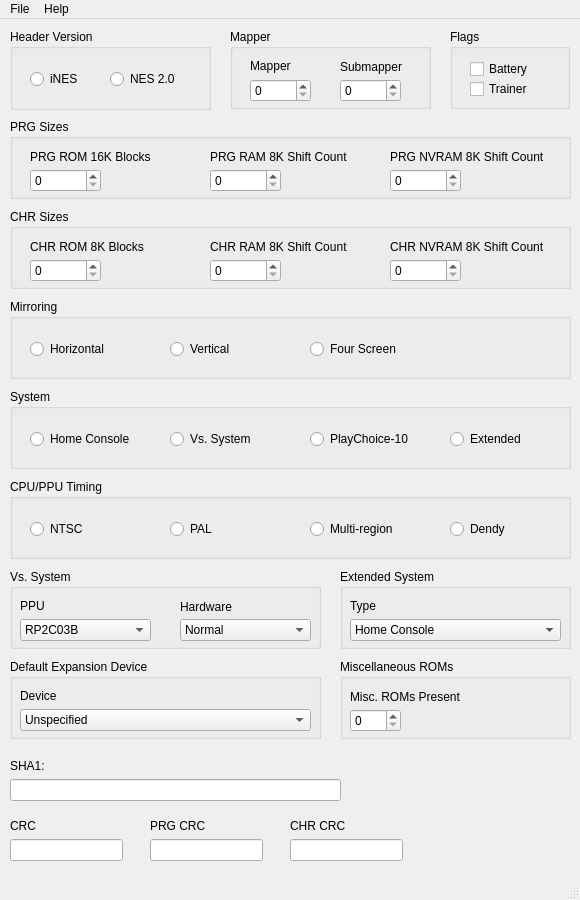
<?xml version="1.0" encoding="UTF-8"?>
<ui version="4.0">
 <class>MainWindow</class>
 <widget class="QMainWindow" name="MainWindow">
  <property name="geometry">
   <rect>
    <x>0</x>
    <y>0</y>
    <width>580</width>
    <height>900</height>
   </rect>
  </property>
  <property name="windowTitle">
   <string>Cirugía</string>
  </property>
  <widget class="QWidget" name="centralwidget">
   <widget class="QGroupBox" name="groupBoxHeader">
    <property name="geometry">
     <rect>
      <x>10</x>
      <y>10</y>
      <width>201</width>
      <height>81</height>
     </rect>
    </property>
    <property name="title">
     <string>Header Version</string>
    </property>
    <widget class="QRadioButton" name="radioButtonINES">
     <property name="geometry">
      <rect>
       <x>20</x>
       <y>40</y>
       <width>81</width>
       <height>20</height>
      </rect>
     </property>
     <property name="text">
      <string>iNES</string>
     </property>
    </widget>
    <widget class="QRadioButton" name="radioButtonNES2">
     <property name="geometry">
      <rect>
       <x>100</x>
       <y>40</y>
       <width>81</width>
       <height>20</height>
      </rect>
     </property>
     <property name="text">
      <string>NES 2.0</string>
     </property>
    </widget>
   </widget>
   <widget class="QGroupBox" name="groupBoxMapper">
    <property name="geometry">
     <rect>
      <x>230</x>
      <y>10</y>
      <width>201</width>
      <height>80</height>
     </rect>
    </property>
    <property name="title">
     <string>Mapper</string>
    </property>
    <widget class="QSpinBox" name="spinMapper">
     <property name="geometry">
      <rect>
       <x>20</x>
       <y>50</y>
       <width>61</width>
       <height>23</height>
      </rect>
     </property>
     <property name="toolTip">
      <string extracomment="0 - 4095 for NES 2.0, 0 - 255 for iNES"/>
     </property>
     <property name="maximum">
      <number>4095</number>
     </property>
    </widget>
    <widget class="QLabel" name="labelMapper">
     <property name="geometry">
      <rect>
       <x>20</x>
       <y>30</y>
       <width>57</width>
       <height>14</height>
      </rect>
     </property>
     <property name="text">
      <string>Mapper</string>
     </property>
    </widget>
    <widget class="QLabel" name="labelSubmapper">
     <property name="geometry">
      <rect>
       <x>110</x>
       <y>30</y>
       <width>81</width>
       <height>16</height>
      </rect>
     </property>
     <property name="text">
      <string>Submapper</string>
     </property>
    </widget>
    <widget class="QSpinBox" name="spinSubmapper">
     <property name="geometry">
      <rect>
       <x>110</x>
       <y>50</y>
       <width>61</width>
       <height>23</height>
      </rect>
     </property>
     <property name="toolTip">
      <string extracomment="0 - 15"/>
     </property>
     <property name="maximum">
      <number>15</number>
     </property>
    </widget>
   </widget>
   <widget class="QGroupBox" name="groupBoxPRG">
    <property name="geometry">
     <rect>
      <x>10</x>
      <y>100</y>
      <width>561</width>
      <height>80</height>
     </rect>
    </property>
    <property name="title">
     <string>PRG Sizes</string>
    </property>
    <widget class="QLabel" name="labelPRGROM">
     <property name="geometry">
      <rect>
       <x>20</x>
       <y>30</y>
       <width>131</width>
       <height>16</height>
      </rect>
     </property>
     <property name="text">
      <string>PRG ROM 16K Blocks</string>
     </property>
    </widget>
    <widget class="QLabel" name="labelPRGRAM">
     <property name="geometry">
      <rect>
       <x>200</x>
       <y>30</y>
       <width>151</width>
       <height>16</height>
      </rect>
     </property>
     <property name="text">
      <string>PRG RAM 8K Shift Count</string>
     </property>
    </widget>
    <widget class="QLabel" name="labelPRGNVRAM">
     <property name="geometry">
      <rect>
       <x>380</x>
       <y>30</y>
       <width>171</width>
       <height>16</height>
      </rect>
     </property>
     <property name="text">
      <string>PRG NVRAM 8K Shift Count</string>
     </property>
    </widget>
    <widget class="QSpinBox" name="spinPRGROM">
     <property name="geometry">
      <rect>
       <x>20</x>
       <y>50</y>
       <width>71</width>
       <height>23</height>
      </rect>
     </property>
     <property name="maximum">
      <number>4095</number>
     </property>
     <property name="singleStep">
      <number>1</number>
     </property>
    </widget>
    <widget class="QSpinBox" name="spinPRGRAM">
     <property name="geometry">
      <rect>
       <x>200</x>
       <y>50</y>
       <width>71</width>
       <height>23</height>
      </rect>
     </property>
     <property name="maximum">
      <number>14</number>
     </property>
     <property name="singleStep">
      <number>1</number>
     </property>
    </widget>
    <widget class="QSpinBox" name="spinPRGNVRAM">
     <property name="geometry">
      <rect>
       <x>380</x>
       <y>50</y>
       <width>71</width>
       <height>23</height>
      </rect>
     </property>
     <property name="maximum">
      <number>14</number>
     </property>
     <property name="singleStep">
      <number>1</number>
     </property>
    </widget>
   </widget>
   <widget class="QGroupBox" name="groupBoxCHR">
    <property name="geometry">
     <rect>
      <x>10</x>
      <y>190</y>
      <width>561</width>
      <height>80</height>
     </rect>
    </property>
    <property name="title">
     <string>CHR Sizes</string>
    </property>
    <widget class="QLabel" name="labelCHRROM">
     <property name="geometry">
      <rect>
       <x>20</x>
       <y>30</y>
       <width>131</width>
       <height>16</height>
      </rect>
     </property>
     <property name="text">
      <string>CHR ROM 8K Blocks</string>
     </property>
    </widget>
    <widget class="QLabel" name="labelCHRRAM">
     <property name="geometry">
      <rect>
       <x>200</x>
       <y>30</y>
       <width>151</width>
       <height>16</height>
      </rect>
     </property>
     <property name="text">
      <string>CHR RAM 8K Shift Count</string>
     </property>
    </widget>
    <widget class="QLabel" name="labelCHRNVRAM">
     <property name="geometry">
      <rect>
       <x>380</x>
       <y>30</y>
       <width>171</width>
       <height>16</height>
      </rect>
     </property>
     <property name="text">
      <string>CHR NVRAM 8K Shift Count</string>
     </property>
    </widget>
    <widget class="QSpinBox" name="spinCHRROM">
     <property name="geometry">
      <rect>
       <x>20</x>
       <y>50</y>
       <width>71</width>
       <height>23</height>
      </rect>
     </property>
     <property name="maximum">
      <number>4095</number>
     </property>
     <property name="singleStep">
      <number>1</number>
     </property>
    </widget>
    <widget class="QSpinBox" name="spinCHRRAM">
     <property name="geometry">
      <rect>
       <x>200</x>
       <y>50</y>
       <width>71</width>
       <height>23</height>
      </rect>
     </property>
     <property name="maximum">
      <number>14</number>
     </property>
     <property name="singleStep">
      <number>1</number>
     </property>
    </widget>
    <widget class="QSpinBox" name="spinCHRNVRAM">
     <property name="geometry">
      <rect>
       <x>380</x>
       <y>50</y>
       <width>71</width>
       <height>23</height>
      </rect>
     </property>
     <property name="maximum">
      <number>14</number>
     </property>
     <property name="singleStep">
      <number>1</number>
     </property>
    </widget>
   </widget>
   <widget class="QGroupBox" name="groupBoxMirroring">
    <property name="geometry">
     <rect>
      <x>10</x>
      <y>280</y>
      <width>561</width>
      <height>80</height>
     </rect>
    </property>
    <property name="title">
     <string>Mirroring</string>
    </property>
    <widget class="QRadioButton" name="radioButtonH">
     <property name="geometry">
      <rect>
       <x>20</x>
       <y>40</y>
       <width>99</width>
       <height>20</height>
      </rect>
     </property>
     <property name="text">
      <string>Horizontal</string>
     </property>
    </widget>
    <widget class="QRadioButton" name="radioButtonV">
     <property name="geometry">
      <rect>
       <x>160</x>
       <y>40</y>
       <width>99</width>
       <height>20</height>
      </rect>
     </property>
     <property name="text">
      <string>Vertical</string>
     </property>
    </widget>
    <widget class="QRadioButton" name="radioButton4">
     <property name="geometry">
      <rect>
       <x>300</x>
       <y>40</y>
       <width>99</width>
       <height>20</height>
      </rect>
     </property>
     <property name="text">
      <string>Four Screen</string>
     </property>
    </widget>
   </widget>
   <widget class="QGroupBox" name="groupBoxSystem">
    <property name="geometry">
     <rect>
      <x>10</x>
      <y>370</y>
      <width>561</width>
      <height>80</height>
     </rect>
    </property>
    <property name="title">
     <string>System</string>
    </property>
    <widget class="QRadioButton" name="radioButtonConsole">
     <property name="geometry">
      <rect>
       <x>20</x>
       <y>40</y>
       <width>121</width>
       <height>20</height>
      </rect>
     </property>
     <property name="text">
      <string>Home Console</string>
     </property>
    </widget>
    <widget class="QRadioButton" name="radioButtonVS">
     <property name="geometry">
      <rect>
       <x>160</x>
       <y>40</y>
       <width>111</width>
       <height>20</height>
      </rect>
     </property>
     <property name="text">
      <string>Vs. System</string>
     </property>
    </widget>
    <widget class="QRadioButton" name="radioButtonPC10">
     <property name="geometry">
      <rect>
       <x>300</x>
       <y>40</y>
       <width>121</width>
       <height>20</height>
      </rect>
     </property>
     <property name="text">
      <string>PlayChoice-10</string>
     </property>
    </widget>
    <widget class="QRadioButton" name="radioButtonExtsys">
     <property name="geometry">
      <rect>
       <x>440</x>
       <y>40</y>
       <width>111</width>
       <height>20</height>
      </rect>
     </property>
     <property name="text">
      <string>Extended</string>
     </property>
    </widget>
   </widget>
   <widget class="QGroupBox" name="groupBoxTiming">
    <property name="geometry">
     <rect>
      <x>10</x>
      <y>460</y>
      <width>561</width>
      <height>80</height>
     </rect>
    </property>
    <property name="title">
     <string>CPU/PPU Timing</string>
    </property>
    <widget class="QRadioButton" name="radioButtonNTSC">
     <property name="geometry">
      <rect>
       <x>20</x>
       <y>40</y>
       <width>99</width>
       <height>20</height>
      </rect>
     </property>
     <property name="text">
      <string>NTSC</string>
     </property>
    </widget>
    <widget class="QRadioButton" name="radioButtonPAL">
     <property name="geometry">
      <rect>
       <x>160</x>
       <y>40</y>
       <width>99</width>
       <height>20</height>
      </rect>
     </property>
     <property name="text">
      <string>PAL</string>
     </property>
    </widget>
    <widget class="QRadioButton" name="radioButtonMulti">
     <property name="geometry">
      <rect>
       <x>300</x>
       <y>40</y>
       <width>99</width>
       <height>20</height>
      </rect>
     </property>
     <property name="text">
      <string>Multi-region</string>
     </property>
    </widget>
    <widget class="QRadioButton" name="radioButtonDendy">
     <property name="geometry">
      <rect>
       <x>440</x>
       <y>40</y>
       <width>99</width>
       <height>20</height>
      </rect>
     </property>
     <property name="text">
      <string>Dendy</string>
     </property>
    </widget>
   </widget>
   <widget class="QGroupBox" name="groupBoxVSSystem">
    <property name="geometry">
     <rect>
      <x>10</x>
      <y>550</y>
      <width>311</width>
      <height>80</height>
     </rect>
    </property>
    <property name="title">
     <string>Vs. System</string>
    </property>
    <widget class="QLabel" name="labelVSPPU">
     <property name="geometry">
      <rect>
       <x>10</x>
       <y>30</y>
       <width>57</width>
       <height>14</height>
      </rect>
     </property>
     <property name="text">
      <string>PPU</string>
     </property>
    </widget>
    <widget class="QComboBox" name="comboBoxVSPPU">
     <property name="geometry">
      <rect>
       <x>10</x>
       <y>50</y>
       <width>131</width>
       <height>22</height>
      </rect>
     </property>
     <item>
      <property name="text">
       <string>RP2C03B</string>
      </property>
     </item>
     <item>
      <property name="text">
       <string>RP2C03G</string>
      </property>
     </item>
     <item>
      <property name="text">
       <string>RP2C04-0001</string>
      </property>
     </item>
     <item>
      <property name="text">
       <string>RP2C04-0002</string>
      </property>
     </item>
     <item>
      <property name="text">
       <string>RP2C04-0003</string>
      </property>
     </item>
     <item>
      <property name="text">
       <string>RP2C04-0004</string>
      </property>
     </item>
     <item>
      <property name="text">
       <string>RC2C03B</string>
      </property>
     </item>
     <item>
      <property name="text">
       <string>RC2C03C</string>
      </property>
     </item>
     <item>
      <property name="text">
       <string>RC2C05-01</string>
      </property>
     </item>
     <item>
      <property name="text">
       <string>RC2C05-02</string>
      </property>
     </item>
     <item>
      <property name="text">
       <string>RC2C05-03</string>
      </property>
     </item>
     <item>
      <property name="text">
       <string>RC2C05-04</string>
      </property>
     </item>
     <item>
      <property name="text">
       <string>RC2C05-05</string>
      </property>
     </item>
    </widget>
    <widget class="QLabel" name="labelVSHardware">
     <property name="geometry">
      <rect>
       <x>170</x>
       <y>30</y>
       <width>61</width>
       <height>16</height>
      </rect>
     </property>
     <property name="text">
      <string>Hardware</string>
     </property>
    </widget>
    <widget class="QComboBox" name="comboBoxVSHardware">
     <property name="geometry">
      <rect>
       <x>170</x>
       <y>50</y>
       <width>131</width>
       <height>22</height>
      </rect>
     </property>
     <item>
      <property name="text">
       <string>Normal</string>
      </property>
     </item>
     <item>
      <property name="text">
       <string>RBI Baseball</string>
      </property>
     </item>
     <item>
      <property name="text">
       <string>TKO Boxing</string>
      </property>
     </item>
     <item>
      <property name="text">
       <string>Super Xevious</string>
      </property>
     </item>
     <item>
      <property name="text">
       <string>Vs. Ice Climber</string>
      </property>
     </item>
     <item>
      <property name="text">
       <string>Dual System</string>
      </property>
     </item>
     <item>
      <property name="text">
       <string>Raid on Bungeling Bay</string>
      </property>
     </item>
    </widget>
   </widget>
   <widget class="QGroupBox" name="groupBoxFlags">
    <property name="geometry">
     <rect>
      <x>450</x>
      <y>10</y>
      <width>120</width>
      <height>80</height>
     </rect>
    </property>
    <property name="title">
     <string>Flags</string>
    </property>
    <widget class="QCheckBox" name="checkTrainer">
     <property name="geometry">
      <rect>
       <x>20</x>
       <y>50</y>
       <width>85</width>
       <height>20</height>
      </rect>
     </property>
     <property name="text">
      <string>Trainer</string>
     </property>
    </widget>
    <widget class="QCheckBox" name="checkBattery">
     <property name="geometry">
      <rect>
       <x>20</x>
       <y>30</y>
       <width>85</width>
       <height>20</height>
      </rect>
     </property>
     <property name="text">
      <string>Battery</string>
     </property>
    </widget>
   </widget>
   <widget class="QGroupBox" name="groupBoxExtsys">
    <property name="geometry">
     <rect>
      <x>340</x>
      <y>550</y>
      <width>231</width>
      <height>80</height>
     </rect>
    </property>
    <property name="title">
     <string>Extended System</string>
    </property>
    <widget class="QLabel" name="labelExtsysType">
     <property name="geometry">
      <rect>
       <x>10</x>
       <y>30</y>
       <width>57</width>
       <height>14</height>
      </rect>
     </property>
     <property name="text">
      <string>Type</string>
     </property>
    </widget>
    <widget class="QComboBox" name="comboBoxExtsys">
     <property name="geometry">
      <rect>
       <x>10</x>
       <y>50</y>
       <width>211</width>
       <height>22</height>
      </rect>
     </property>
     <item>
      <property name="text">
       <string>Home Console</string>
      </property>
     </item>
     <item>
      <property name="text">
       <string>Vs. System</string>
      </property>
     </item>
     <item>
      <property name="text">
       <string>PlayChoice-10</string>
      </property>
     </item>
     <item>
      <property name="text">
       <string>Famiclone with Decimal Mode</string>
      </property>
     </item>
     <item>
      <property name="text">
       <string>Home Console with EPSM or plug-through cartridge</string>
      </property>
     </item>
     <item>
      <property name="text">
       <string>VT01 with red/cyan STN palette</string>
      </property>
     </item>
     <item>
      <property name="text">
       <string>VT02</string>
      </property>
     </item>
     <item>
      <property name="text">
       <string>VT03</string>
      </property>
     </item>
     <item>
      <property name="text">
       <string>VT09</string>
      </property>
     </item>
     <item>
      <property name="text">
       <string>VT32</string>
      </property>
     </item>
     <item>
      <property name="text">
       <string>VT369</string>
      </property>
     </item>
     <item>
      <property name="text">
       <string>UMC UM6578</string>
      </property>
     </item>
     <item>
      <property name="text">
       <string>Famicom Network System</string>
      </property>
     </item>
    </widget>
   </widget>
   <widget class="QGroupBox" name="groupBox">
    <property name="geometry">
     <rect>
      <x>10</x>
      <y>640</y>
      <width>311</width>
      <height>80</height>
     </rect>
    </property>
    <property name="title">
     <string>Default Expansion Device</string>
    </property>
    <widget class="QLabel" name="labelExpdev">
     <property name="geometry">
      <rect>
       <x>10</x>
       <y>30</y>
       <width>57</width>
       <height>14</height>
      </rect>
     </property>
     <property name="text">
      <string>Device</string>
     </property>
    </widget>
    <widget class="QComboBox" name="comboBoxExpdev">
     <property name="geometry">
      <rect>
       <x>10</x>
       <y>50</y>
       <width>291</width>
       <height>22</height>
      </rect>
     </property>
     <item>
      <property name="text">
       <string>Unspecified</string>
      </property>
     </item>
     <item>
      <property name="text">
       <string>Standard NES/Famicom controllers</string>
      </property>
     </item>
     <item>
      <property name="text">
       <string>NES Four Score/Satellite</string>
      </property>
     </item>
     <item>
      <property name="text">
       <string>Famicom Four Player Adapter</string>
      </property>
     </item>
     <item>
      <property name="text">
       <string>Vs. System (1P via $4016)</string>
      </property>
     </item>
     <item>
      <property name="text">
       <string>Vs. System (1P via $4017)</string>
      </property>
     </item>
     <item>
      <property name="text">
       <string>Reserved</string>
      </property>
     </item>
     <item>
      <property name="text">
       <string>Vs. Zapper</string>
      </property>
     </item>
     <item>
      <property name="text">
       <string>Zapper ($4017)</string>
      </property>
     </item>
     <item>
      <property name="text">
       <string>Two Zappers</string>
      </property>
     </item>
     <item>
      <property name="text">
       <string>Bandai Hyper Shot Lightgun</string>
      </property>
     </item>
     <item>
      <property name="text">
       <string>Power Pad Side A</string>
      </property>
     </item>
     <item>
      <property name="text">
       <string>Power Pad Side B</string>
      </property>
     </item>
     <item>
      <property name="text">
       <string>Family Trainer Side A</string>
      </property>
     </item>
     <item>
      <property name="text">
       <string>Family Trainer Side B</string>
      </property>
     </item>
     <item>
      <property name="text">
       <string>Arkanoid Vaus Controller (NES)</string>
      </property>
     </item>
     <item>
      <property name="text">
       <string>Arkanoid Vaus Controller (Famicom)</string>
      </property>
     </item>
     <item>
      <property name="text">
       <string>Two Vaus Controllers plus Famicom Data Recorder</string>
      </property>
     </item>
     <item>
      <property name="text">
       <string>Konami Hyper Shot Controller</string>
      </property>
     </item>
     <item>
      <property name="text">
       <string>Coconuts Pachinko Controller</string>
      </property>
     </item>
     <item>
      <property name="text">
       <string>Exciting Boxing Punching Bag (Blowup Doll)</string>
      </property>
     </item>
     <item>
      <property name="text">
       <string>Jissen Mahjong Controller</string>
      </property>
     </item>
     <item>
      <property name="text">
       <string>Party Tap</string>
      </property>
     </item>
     <item>
      <property name="text">
       <string>Oeka Kids Tablet</string>
      </property>
     </item>
     <item>
      <property name="text">
       <string>Sunsoft Barcode Battler</string>
      </property>
     </item>
     <item>
      <property name="text">
       <string>Miracle Piano Keyboard</string>
      </property>
     </item>
     <item>
      <property name="text">
       <string>Pokkun Moguraa</string>
      </property>
     </item>
     <item>
      <property name="text">
       <string>Top Rider</string>
      </property>
     </item>
     <item>
      <property name="text">
       <string>Double-Fisted</string>
      </property>
     </item>
     <item>
      <property name="text">
       <string>Famicom 3D System</string>
      </property>
     </item>
     <item>
      <property name="text">
       <string>Doremikko Keyboard</string>
      </property>
     </item>
     <item>
      <property name="text">
       <string>R.O.B. Gyro Set</string>
      </property>
     </item>
     <item>
      <property name="text">
       <string>Famicom Data Recorder (don't emulate keyboard)</string>
      </property>
     </item>
     <item>
      <property name="text">
       <string>ASCII Turbo File</string>
      </property>
     </item>
     <item>
      <property name="text">
       <string>IGS Storage Battle Box</string>
      </property>
     </item>
     <item>
      <property name="text">
       <string>Family BASIC Keyboard plus Famicom Data Recorder</string>
      </property>
     </item>
     <item>
      <property name="text">
       <string>Dongda PEC-586 Keyboard</string>
      </property>
     </item>
     <item>
      <property name="text">
       <string>Bit Corp. Bit-79 Keyboard</string>
      </property>
     </item>
     <item>
      <property name="text">
       <string>Subor Keyboard</string>
      </property>
     </item>
     <item>
      <property name="text">
       <string>Subor Keyboard plus mouse (3x8-bit protocol)</string>
      </property>
     </item>
     <item>
      <property name="text">
       <string>Subor Keyboard plus mouse (24-bit protocol)</string>
      </property>
     </item>
     <item>
      <property name="text">
       <string>SNES Mouse ($4017.d0)</string>
      </property>
     </item>
     <item>
      <property name="text">
       <string>Multicart</string>
      </property>
     </item>
     <item>
      <property name="text">
       <string>Two SNES controllers</string>
      </property>
     </item>
     <item>
      <property name="text">
       <string>RacerMate Bicycle</string>
      </property>
     </item>
     <item>
      <property name="text">
       <string>U-Force</string>
      </property>
     </item>
     <item>
      <property name="text">
       <string>R.O.B. Stack-Up</string>
      </property>
     </item>
     <item>
      <property name="text">
       <string>City Patrolman Lightgun</string>
      </property>
     </item>
     <item>
      <property name="text">
       <string>Sharp C1 Cassette Interface</string>
      </property>
     </item>
     <item>
      <property name="text">
       <string>Standard Controller with swapped Left-Right/Up-Down/B-A</string>
      </property>
     </item>
     <item>
      <property name="text">
       <string>Excalibor Sudoku Pad</string>
      </property>
     </item>
     <item>
      <property name="text">
       <string>ABL Pinball</string>
      </property>
     </item>
     <item>
      <property name="text">
       <string>Golden Nugget Casino extra buttons</string>
      </property>
     </item>
    </widget>
   </widget>
   <widget class="QGroupBox" name="groupBoxMiscROMs">
    <property name="geometry">
     <rect>
      <x>340</x>
      <y>640</y>
      <width>231</width>
      <height>80</height>
     </rect>
    </property>
    <property name="title">
     <string>Miscellaneous ROMs</string>
    </property>
    <widget class="QLabel" name="labelMiscROMs">
     <property name="geometry">
      <rect>
       <x>10</x>
       <y>30</y>
       <width>131</width>
       <height>16</height>
      </rect>
     </property>
     <property name="text">
      <string>Misc. ROMs Present</string>
     </property>
    </widget>
    <widget class="QSpinBox" name="spinMiscROMs">
     <property name="geometry">
      <rect>
       <x>10</x>
       <y>50</y>
       <width>51</width>
       <height>23</height>
      </rect>
     </property>
     <property name="maximum">
      <number>3</number>
     </property>
    </widget>
   </widget>
   <widget class="QLineEdit" name="lineEditSHA1">
    <property name="geometry">
     <rect>
      <x>10</x>
      <y>760</y>
      <width>331</width>
      <height>22</height>
     </rect>
    </property>
    <property name="readOnly">
     <bool>true</bool>
    </property>
    <property name="placeholderText">
     <string/>
    </property>
   </widget>
   <widget class="QLabel" name="labelSHA1">
    <property name="geometry">
     <rect>
      <x>10</x>
      <y>740</y>
      <width>57</width>
      <height>14</height>
     </rect>
    </property>
    <property name="text">
     <string>SHA1:</string>
    </property>
   </widget>
   <widget class="QLabel" name="labelCRCCHR">
    <property name="geometry">
     <rect>
      <x>290</x>
      <y>800</y>
      <width>57</width>
      <height>14</height>
     </rect>
    </property>
    <property name="text">
     <string>CHR CRC</string>
    </property>
   </widget>
   <widget class="QLineEdit" name="lineEditCRCCHR">
    <property name="geometry">
     <rect>
      <x>290</x>
      <y>820</y>
      <width>113</width>
      <height>22</height>
     </rect>
    </property>
    <property name="text">
     <string/>
    </property>
    <property name="readOnly">
     <bool>true</bool>
    </property>
    <property name="placeholderText">
     <string/>
    </property>
   </widget>
   <widget class="QLabel" name="labelCRC">
    <property name="geometry">
     <rect>
      <x>10</x>
      <y>800</y>
      <width>57</width>
      <height>14</height>
     </rect>
    </property>
    <property name="text">
     <string>CRC</string>
    </property>
   </widget>
   <widget class="QLineEdit" name="lineEditCRC">
    <property name="geometry">
     <rect>
      <x>10</x>
      <y>820</y>
      <width>113</width>
      <height>22</height>
     </rect>
    </property>
    <property name="text">
     <string/>
    </property>
    <property name="readOnly">
     <bool>true</bool>
    </property>
    <property name="placeholderText">
     <string/>
    </property>
   </widget>
   <widget class="QLabel" name="labelCRCPRG">
    <property name="geometry">
     <rect>
      <x>150</x>
      <y>800</y>
      <width>57</width>
      <height>14</height>
     </rect>
    </property>
    <property name="text">
     <string>PRG CRC</string>
    </property>
   </widget>
   <widget class="QLineEdit" name="lineEditCRCPRG">
    <property name="geometry">
     <rect>
      <x>150</x>
      <y>820</y>
      <width>113</width>
      <height>22</height>
     </rect>
    </property>
    <property name="text">
     <string/>
    </property>
    <property name="readOnly">
     <bool>true</bool>
    </property>
    <property name="placeholderText">
     <string/>
    </property>
   </widget>
  </widget>
  <widget class="QMenuBar" name="menubar">
   <property name="geometry">
    <rect>
     <x>0</x>
     <y>0</y>
     <width>580</width>
     <height>19</height>
    </rect>
   </property>
   <widget class="QMenu" name="menuFile">
    <property name="title">
     <string>File</string>
    </property>
    <addaction name="actionOpen"/>
    <addaction name="actionSave"/>
    <addaction name="actionSave_As"/>
    <addaction name="separator"/>
    <addaction name="actionQuit"/>
   </widget>
   <widget class="QMenu" name="menuHelp">
    <property name="title">
     <string>Help</string>
    </property>
    <addaction name="actionAbout"/>
   </widget>
   <addaction name="menuFile"/>
   <addaction name="menuHelp"/>
  </widget>
  <widget class="QStatusBar" name="statusbar"/>
  <action name="actionAbout">
   <property name="text">
    <string>About</string>
   </property>
  </action>
  <action name="actionOpen">
   <property name="text">
    <string>Open</string>
   </property>
  </action>
  <action name="actionQuit">
   <property name="text">
    <string>Quit</string>
   </property>
  </action>
  <action name="actionSave">
   <property name="text">
    <string>Save</string>
   </property>
  </action>
  <action name="actionSave_As">
   <property name="text">
    <string>Save As...</string>
   </property>
  </action>
 </widget>
 <resources/>
 <connections/>
</ui>
